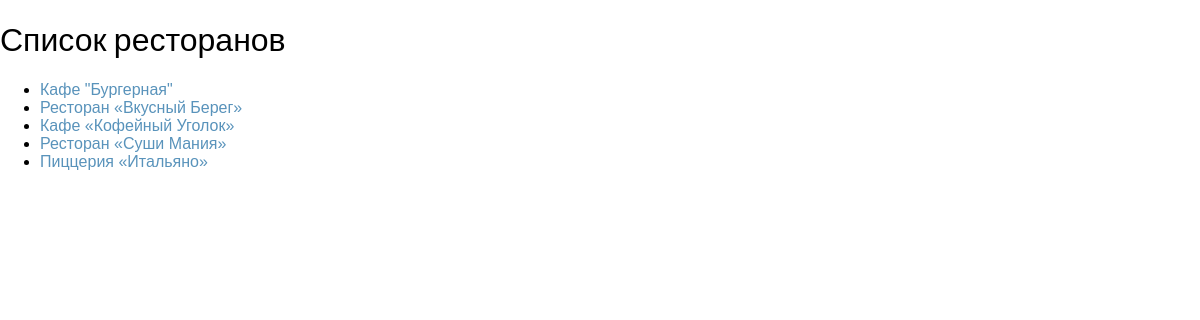
The page / on the database its author committed.
### reviews/models.py (models this page shows, shortened)
class Restaurant(models.Model):
    name = models.CharField(max_length=200, verbose_name="Название")
    address = models.CharField(max_length=300, verbose_name="Адрес")
    description = models.TextField(blank=True, verbose_name="Описание")
    image = models.ImageField(upload_to='restaurants/', blank=True, null=True, verbose_name="Фото")

### reviews/views.py (the view)
# urls.py: path('', views.restaurant_list, name='restaurant_list'),
def restaurant_list(request):
    restaurants = Restaurant.objects.all()
    return render(request, 'reviews/restaurant_list.html', {'restaurants': restaurants})

### reviews/templates/reviews/restaurant_list.html (shortened to what this page needs)
<!DOCTYPE html>
<html>
<head>
    {% load static %}
    <link rel="stylesheet" href="{% static 'css/base.css' %}">
</head>
<body>
    <h1>Список ресторанов</h1>
    <ul>
        {% for restaurant in restaurants %}
            <li>
                <a href="{% url 'restaurant_detail' restaurant.pk %}">
                    {{ restaurant.name }}
                </a>
            </li>
        {% endfor %}
    </ul>
</body>
</html>

### static/css/base.css (style rules this page uses)
body { margin:0; padding:0; font-family:helvetica, sans-serif; }
h1, h2, h3, h4, h5 , h6 { font-family: 'Ubuntu', sans-serif; font-weight:normal; }
a { text-decoration:none; color:#5993bb; }

### rows shown on the page
Restaurant: name "Кафе \"Бургерная\""
Restaurant: name "Ресторан «Вкусный Берег»"
Restaurant: name "Кафе «Кофейный Уголок»"
Restaurant: name "Ресторан «Суши Мания»"
Restaurant: name "Пиццерия «Итальяно»"
